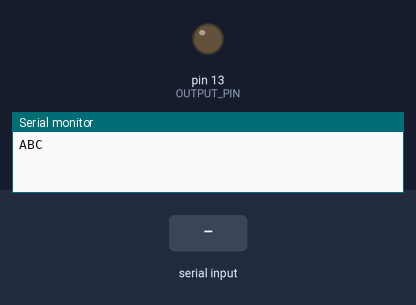
Bench run of a sketch on a simulated Arduino Uno, built with avr-gcc and run on an emulated ATmega328P. Parts: output pins drawn as LEDs (lit = HIGH), the last lines printed to the serial monitor. Inputs (shaded band) come from the test bench.

Above: at 1.2 s.
1.3 s: "1" received over Serial
At 2.6 s:
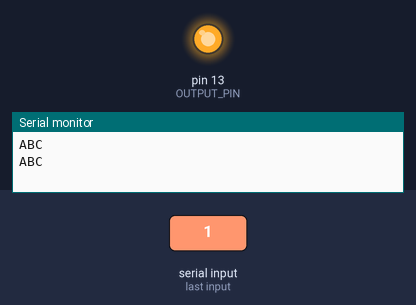
3.8 s: "0" received over Serial
At 5.7 s:
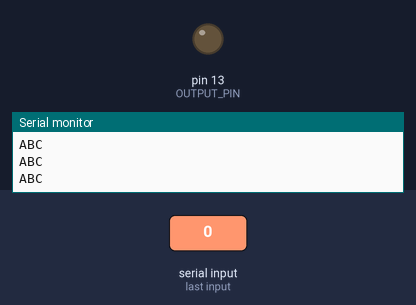
6.3 s: "2" received over Serial
At 7.6 s:
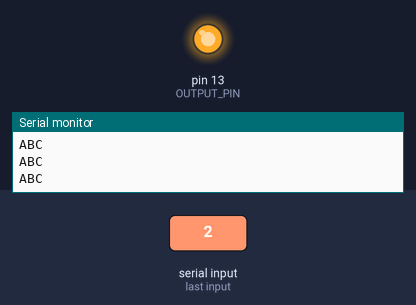
Timing chart, 0 to 9.3 s (numbered marks = the images above; inputs shaded):
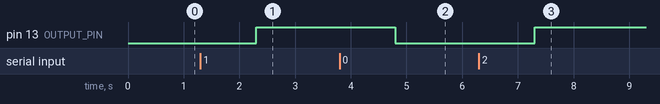

Measured:
- after the input at 1.3 s, pin 13 (OUTPUT_PIN): LOW → HIGH after 1.0 s
- after the input at 3.8 s, pin 13 (OUTPUT_PIN): HIGH → LOW after 1.0 s
- after the input at 6.3 s, pin 13 (OUTPUT_PIN): LOW → HIGH after 1.0 s

The sketch:

ArduinoSample.ino
```cpp
#include <MsTimer2.h>

#define OUTPUT_PIN 13
#define TERMINATING_CHAR 10
#define MAX_CHAR 50

char buffer_array[MAX_CHAR];
bool output;
//String str;

void setup() {
  // put your setup code here, to run once:
  pinMode(OUTPUT_PIN, OUTPUT);

  Serial.begin(9600);
  Serial.setTimeout(1000);

  MsTimer2::set(1000, writeSerial);
  MsTimer2::start();
}

void loop() {
  // put your main code here, to run repeatedly:
  if (Serial.available()) {
    for (int i = 0; i < MAX_CHAR; i++) {
      buffer_array[i] = 0;
    }
    Serial.readBytesUntil(TERMINATING_CHAR, buffer_array, MAX_CHAR);
    output = !output;
    digitalWrite(OUTPUT_PIN, output);
  }
}

void writeSerial() {
  Serial.println("ABC");
}
```
